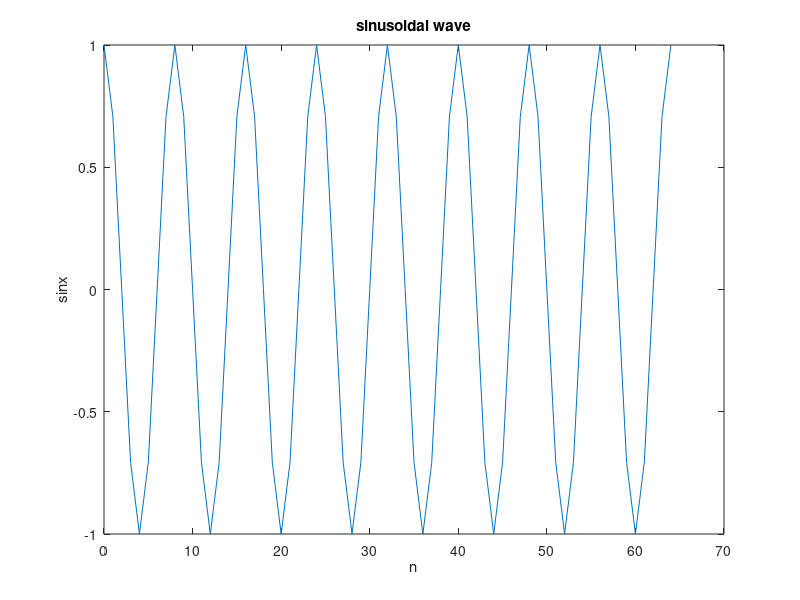

MATLAB code for this plot:
clc;
clear;
n=0:64;
a=1;
f=1;
fs=8;
y=a*sin(2*pi*(f/fs)*n+3.14/2);
plot(y);plot(n,y);
xlabel('n');
ylabel('sinx');
title('sinusoidal wave');